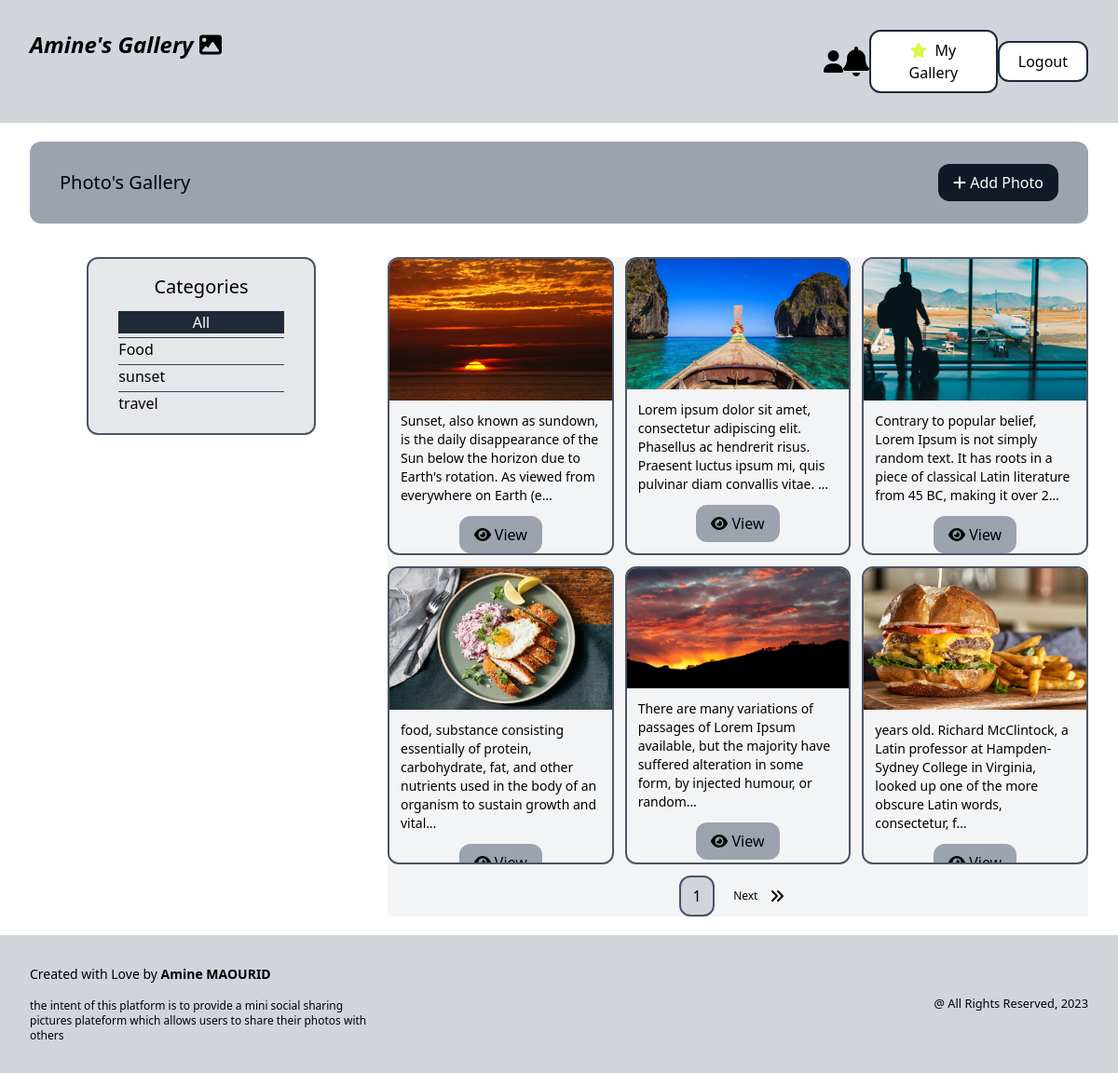
The app's page /gallery/ (signed in) with its own data.
### photoshare/models.py (models this page shows, shortened)
class Category(models.Model) :
    class Meta :
        verbose_name_plural = 'categories'
        ordering = ('name',)
    name = models.CharField(max_length=70, null=False, blank=False)

class Photo(models.Model) :
    description = models.TextField(max_length=500, null=False, blank=False)
    category = models.ForeignKey(Category, related_name="photos", on_delete=models.SET_NULL, null=True)
    image = models.ImageField(null=False, blank=False)
    created_at = models.DateTimeField(auto_now_add=True)
    created_by = models.ForeignKey(User, related_name="photos", on_delete=models.CASCADE)
    number_of_likes = models.IntegerField(null=False, default=0)

### photoshare/views.py (the view, shortened to what this page needs)
# urls.py: path('',views.gellery, name='gallery'),
@login_required
def gellery(request) :
    categories = Category.objects.all()
    user_notifications = []
    user_photos = request.user.photos.all()
    for photo in user_photos :
        if photo.notifications.filter(is_seen=False).exists() :
            photo_notifications = photo.notifications.filter(is_seen=False)
            for notification in photo_notifications :
                user_notifications.append(notification)
    p = Paginator(Photo.objects.all(), 6)
    page = request.GET.get('page')
    photos = p.get_page(page)
    context = {'categories' : categories, 'photos' : photos, 'notifications' : user_notifications}
    return render(request, 'photoshare/gallery.html', context)

### photoshare/templates/photoshare/gallery.html (shortened to what this page needs)
{% extends 'photoshare/base.html' %}
{% block content %}
<div class="grid grid-cols-3 gap-4 h-full">
    <div class="flex justify-between py-6 px-8 bg-gray-400 rounded-xl mb-5 items-center col-span-3">
        <h3 class="text-xl">Photo's Gallery</h3>
        <button class="py-2 px-4 bg-gray-900 text-white hover:bg-gray-700 rounded-xl">
            <a href="{% url 'new' %}" class="flex items-center">
                <i class="fa-solid fa-plus mr-1"></i>Add Photo
            </a>
        </button>
    </div>
    <div class="flex justify-center h-fit">
        <div class="bg-gray-200 w-2/3 py-4 px-8 flex flex-col items-center border-2 border-gray-600 rounded-xl">
            <h3 class="text-xl mb-2 bold">Categories</h3>
            <ul class="list-none self-start divide-y divide-slate-700 w-full">
                <li class="my-1 hover:text-lg {% if not category %} bg-gray-800 text-white text-center {% endif %}">
                    <a href="{% url 'gallery' %}">All</a>
                </li>
                {% for categorie in categories %}
                <li class="my-1 hover:text-lg {% if categorie.id == category.id %} bg-gray-800 my-2 text-white text-center {% endif %}">
                    <a href="{% url 'gallery' %}?category={{categorie.name}}">{{ categorie.name }}</a>
                </li>
                {% endfor %}
            </ul>
        </div>
    </div>
    <div class="bg-gray-100 col-span-2 grid grid-cols-3 gap-3">
        {% for photo in photos %}
        <div class="flex flex-col overflow-clip justify-between border-2 border-gray-600 h-80 rounded-xl pb-3">
            <img class="h-1/2" src="{{ photo.image.url }}" alt="{{ photo.description }}">
            <p class="text-sm my-3 px-3">
                {% if photo.description|length > 150 %}
                {{ photo.description|truncatechars:150 }}
                {% else %}
                {{ photo.description }}
                {% endif %}
            </p>
            <button class="bg-gray-400 py-2 px-4 self-center rounded-xl hover:bg-gray-600 hover:text-white">
                <a href="{% url 'detail_photo' photo.id %}" class="flex items-center">
                    <i class="fa-solid fa-eye mr-1"></i>View
                </a>
            </button>
        </div>
        {% empty %}
        <div class="rounded-xl flex col-span-3 items-center justify-center">
            <h3 class="text-2xl self-center">No photos found
                {% if category %} for category {{ category.name }}{% endif %}
            </h3>
        </div>
        {% endfor %}
        <div class="col-span-3 flex m-auto space-x-2">
            <div class="bg-gray-300 px-3 py-2 rounded-xl border-2 border-slate-600 hover:bg-gray-800 hover:text-white">
                {{ photos.number }}
            </div>
            {% if photos.has_next %}
                <div class="flex items-center w-20 justify-evenly">
                    <p class="text-xs hover:text-sm">
                        <a href="?page={{ photos.next_page_number}}">Next</a>
                    </p>
                    <p>
                        <a href="?page={{ photos.paginator.num_pages }}">
                            <i class="fa-solid fa-angles-right"></i>
                        </a>
                    </p>
                </div>
            {% endif %}
        </div>
    </div>
</div>
{% endblock %}

### photoshare/templates/photoshare/base.html (shortened to what this page needs)
{% load static %}
<!DOCTYPE html>
<html lamg="en">
    <head>
        <script src="https://cdn.tailwindcss.com"></script>
        <link href="{% static 'fontawesomefree/css/all.min.css' %}" rel="stylesheet" type="text/css">
    </head>
    <body class="flex flex-col justify-between h-full">
        <header class="flex justify-between p-8 bg-gray-300">
            <h3 class="text-2xl italic font-bold">
                <a href="{% url 'gallery' %}">Amine's Gallery <i class="fa-solid fa-image" style="color: #000000;"></i></a>
            </h3>
            {% if request.user.is_authenticated %}
            <div class="flex w-1/4 items-center justify-between">
                <a href="{% url 'profile:my_profile' %}">
                    <i class="fa-solid fa-user fa-xl"></i>
                </a>
                <a href="{% url 'likes:notifications' %}">
                    {% if notifications %}
                        <div class="relative items-center">
                            <i class="fa-solid fa-bell fa-2xl"></i>
                            <span class="ml-1 absolute bottom-0 right-0 bg-red-500 text-white rounded-full w-4 h-4 flex items-center justify-center text-xs">
                            {{ notifications|length }}
                            </span>
                        </div>
                    {% else %}
                        <i class="fa-solid fa-bell fa-2xl"></i>
                    {% endif %}
                </a>
                <button class="border-2 bg-white border-slate-800 rounded-xl py-2 px-5 hover:bg-gray-900 hover:text-white">
                    <a href="{% url 'mygallery' %}">
                        {% if request.user.is_superuser %}
                        <i class="fa-solid fa-star mr-1" style="color: #daf745;"></i>
                        {% endif %}
                        My Gallery
                    </a>
                </button>
                <button class="border-2 bg-white border-slate-800 rounded-xl py-2 px-5 hover:bg-gray-900 hover:text-white">
                    <a href="{% url 'logout' %}">Logout</a>
                </button>
            </div>
            {% else %}
                <button class="border-2 bg-white border-slate-800 rounded-xl py-2 px-5 hover:bg-gray-900 hover:text-white">
                    <a href="{% url 'login' %}">Login</a>
                </button>
            {% endif %}
        </header>
        <div class="py-5 px-8 h-full">
            {% block content %}
            {% endblock %}
        </div>
        <footer class="flex items-center justify-between p-8 bg-gray-300">
            <div class="flex flex-col w-1/3">
                <p class="text-sm mb-4">Created with Love by <strong>Amine MAOURID</strong></p>
                <p class="text-xs">the intent of this platform is to provide
                    a mini social sharing pictures plateform
                    which allows users to share their photos
                    with others</p>
            </div>
            <small>@ All Rights Reserved, 2023</small>
        </footer>
    </body>
</html>

### records on screen
Category: name "Food"
Category: name "sunset"
Category: name "travel"
Photo: image (picture), description "Sunset, also known as sundown, is the daily disappearance of the Sun below the horizon due to Earth's rotation. As viewed from everywhere on Earth (e…"
Photo: image (picture), description "Lorem ipsum dolor sit amet, consectetur adipiscing elit. Phasellus ac hendrerit risus. Praesent luctus ipsum mi, quis pulvinar diam convallis vitae. …"
Photo: image (picture), description "Contrary to popular belief, Lorem Ipsum is not simply random text. It has roots in a piece of classical Latin literature from 45 BC, making it over 2…"
Photo: image (picture), description "food, substance consisting essentially of protein, carbohydrate, fat, and other nutrients used in the body of an organism to sustain growth and vital…"
Photo: image (picture), description "There are many variations of passages of Lorem Ipsum available, but the majority have suffered alteration in some form, by injected humour, or random…"
Photo: image (picture), description "years old. Richard McClintock, a Latin professor at Hampden-Sydney College in Virginia, looked up one of the more obscure Latin words, consectetur, f…"

### other values on screen
{{ photos.number }} "1"
